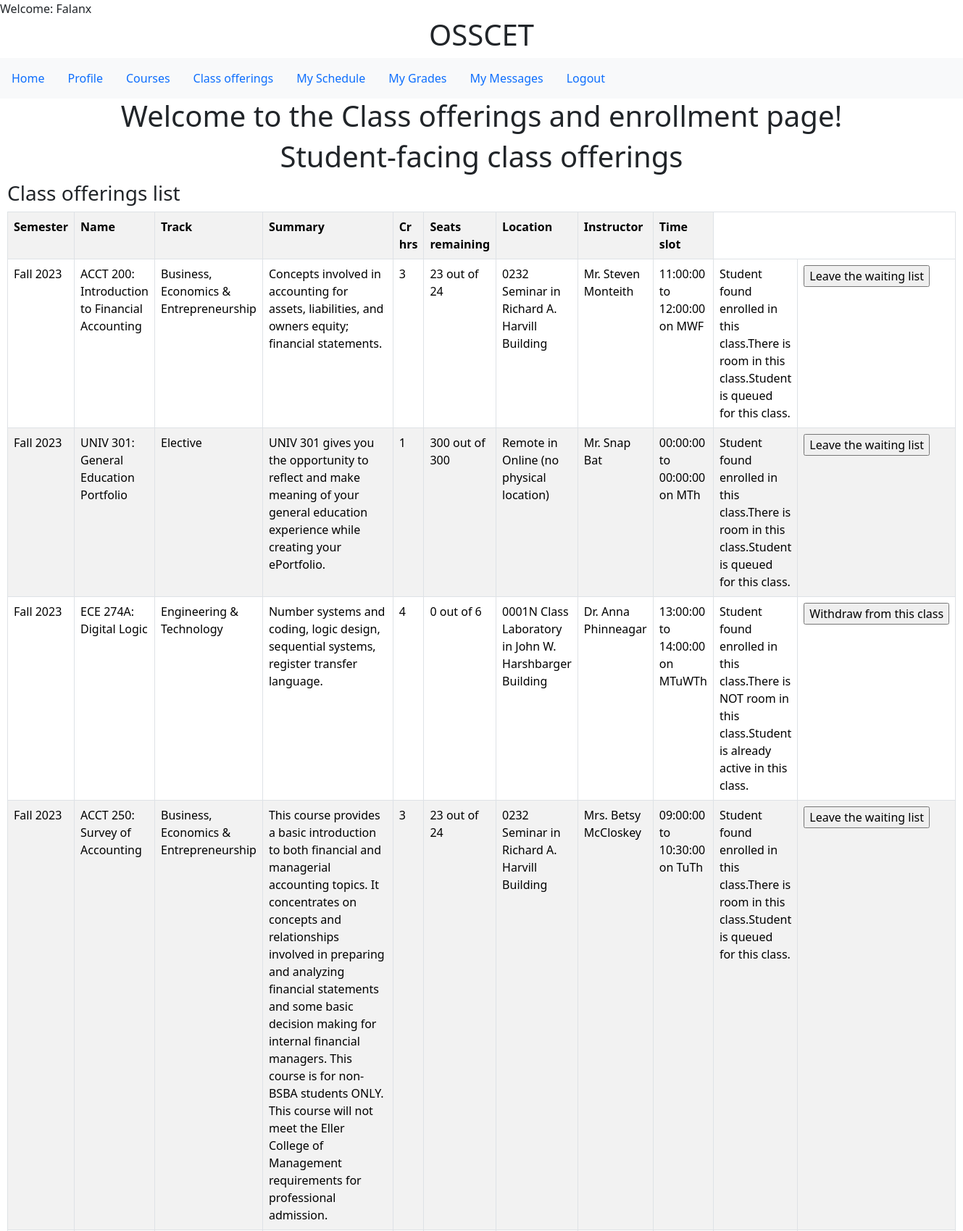
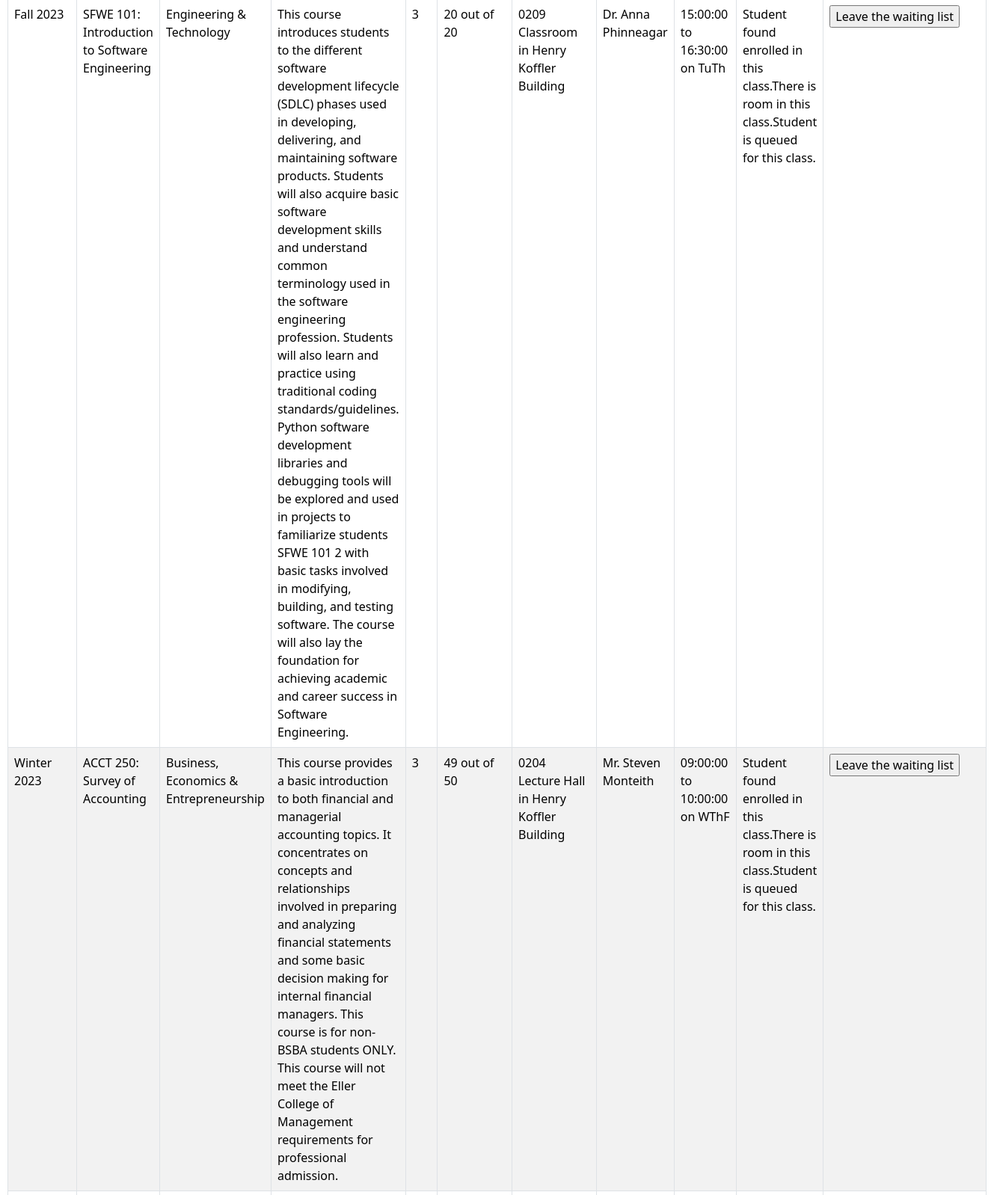
/classes.php (signed in, upper part), run on the app's committed database (2 pictures, top to bottom).
### tables this page shows
CREATE TABLE `offerings` (
  `class_id` bigint(20) NOT NULL,
  `course_id` varchar(10) NOT NULL,
  `teacher_user_id` bigint(20) NOT NULL,
  `room_id` varchar(10) NOT NULL,
  `occupancy` int(11) DEFAULT NULL,
  `vacancies` int(11) DEFAULT NULL,
  `semester_name` varchar(50) NOT NULL,
  `start_time` time DEFAULT NULL,
  `end_time` time DEFAULT NULL,
  `monday` tinyint(1) DEFAULT NULL,
  `tuesday` tinyint(1) DEFAULT NULL,
  `wednesday` tinyint(1) DEFAULT NULL,
  `thursday` tinyint(1) DEFAULT NULL,
  `friday` tinyint(1) DEFAULT NULL,
  `saturday` tinyint(1) DEFAULT NULL,
  `sunday` tinyint(1) DEFAULT NULL
);

CREATE TABLE `semesters` (
  `semester_name` varchar(50) NOT NULL,
  `start_date` date NOT NULL,
  `end_date` date NOT NULL
);

CREATE TABLE `courses` (
  `course_id` varchar(10) NOT NULL,
  `course_name` varchar(100) NOT NULL,
  `summary` varchar(1000) DEFAULT NULL,
  `credits` int(11) NOT NULL,
  `track_id` int(11) NOT NULL,
  `prerequesites` tinyint(1) DEFAULT NULL,
  `default_max_capacity` int(11) DEFAULT NULL
);

CREATE TABLE `subject_tracks` (
  `track_id` int(11) NOT NULL,
  `track_name` varchar(45) NOT NULL
);

CREATE TABLE `rooms` (
  `room_id` varchar(10) NOT NULL,
  `room_name` varchar(45) NOT NULL,
  `building_name` varchar(200) DEFAULT NULL,
  `capacity` int(11) NOT NULL,
  `ada_accessible` tinyint(1) DEFAULT NULL,
  `building_address` varchar(200) DEFAULT NULL
);

CREATE TABLE `teachers` (
  `user_id` int(11) NOT NULL,
  `teacher_id` varchar(20) NOT NULL,
  `password` varchar(45) NOT NULL,
  `role_id` int(11) DEFAULT NULL,
  `email` varchar(45) DEFAULT 'teacher@uagc.edu',
  `phone` varchar(45) DEFAULT '(111)222-3333',
  `prefix` varchar(5) DEFAULT 'Mx.',
  `first_name` varchar(45) NOT NULL,
  `last_name` varchar(45) NOT NULL,
  `ssn` varchar(20) DEFAULT '111-22-3333',
  `hire_date` date NOT NULL DEFAULT current_timestamp(),
  `mailing_address` varchar(500) DEFAULT '1401 University of AZ, Tucson, AZ, 85719',
  `salary` double DEFAULT NULL,
  `bio_summary` varchar(1000) DEFAULT 'This is a placeholder for where your biography/summary should go. It will be shown to students, describing you. Please put it in 3rd person and make sure to include your pronouns.'
);

### classes_student.php (the view, shortened to what this page needs)
<!DOCTYPE html>
<html lang="en">
<head>
</head>
<body>
<div class="container text-center">
<h1>Student-facing class offerings</h1>
</div>
</head>
<body>
    <div class="bs-example">
            <div class="row">
                <div class="col-md-12">
                    <div class="page-header clearfix">
                        <h3 class="pull-left">Class offerings list</h3>
    <?php
    include_once 'db.php';
    if(isset($_POST['search_classes'])){ ?><form method="POST" action="classes.php"><input type="submit" name="see_all" value="See all"></form> <?php } ?>
                    </div>
                    <?php
         $user_id = $_SESSION['user_id'];
                    $result = mysqli_query($conn,"SELECT * FROM offerings
                    INNER JOIN rooms on offerings.room_id=rooms.room_id
                    INNER JOIN teachers ON offerings.teacher_user_id=teachers.user_id
                    INNER JOIN courses ON offerings.course_id=courses.course_id
                    INNER JOIN subject_tracks ON courses.track_id=subject_tracks.track_id
                    INNER JOIN semesters ON offerings.semester_name=semesters.semester_name ORDER BY `start_date`");
               echo "Successfully registered for class!";?>
               <meta http-equiv="refresh" content="0;URL=classes.php" /><?php
                    if ($result->num_rows > 0) {
                    ?>
                      <table class='table table-bordered table-striped'>
                       <th>Semester</th>
                       <th>Name</th>
                       <th>Track</th>
                        <th>Summary</th>
                        <th>Cr hrs</th>
                        <th>Seats remaining</th>
                        <th>Location</th>
                        <th>Instructor</th>
                        <th>Time slot</th>
                    <?php
                    while($row = mysqli_fetch_array($result)) {
                        $teacher_name = $row['prefix'] . ' ' . $row['first_name'] . ' ' . $row['last_name'];
                        $location = $row['room_name'] . ' in ' . $row['building_name'];
                        $class_days = "";
                        if($row['monday'] == 1){$class_days = $class_days . 'M';}
                        if($row['tuesday'] == 1){$class_days = $class_days . 'Tu';}
                        if($row['wednesday'] == 1){$class_days = $class_days . 'W';}
                        if($row['thursday'] == 1){$class_days = $class_days . 'Th';}
                        if($row['friday'] == 1){$class_days = $class_days . 'F';}
                        if($row['saturday'] == 1){$class_days = $class_days . 'Sa';}
                        if($row['sunday'] == 1){$class_days = $class_days . 'Su';}
                        $time_slot = $row['start_time'] . ' to ' . $row['end_time'] . ' on ' . $class_days;
                    ?>
                    <tr>
                        <td><?php echo $row["semester_name"]; ?></td>
                        <td><?php echo $row["course_id"]; echo ': '; echo $row["course_name"]; ?></td>
                        <td><?php echo $row["track_name"]; ?></td>
                        <td><?php echo $row["summary"]; ?></td>
                        <td><?php echo $row["credits"]; ?></td>
                        <td><?php echo $row["vacancies"]; echo " out of "; echo $row["occupancy"]; ?></td>
                        <td><?php echo $location; ?></td>
                        <td><?php echo $teacher_name; ?></td>
                        <td><?php echo $time_slot; ?></td>
                        <td><?php $displayed_class_id = $row["class_id"];
                        if($search_enrollments = $conn->prepare('SELECT * from `enrollment` where `class_id`=? and `user_id`=? and `enrollment_status`="a" or `enrollment_status`="q"')){
                            $search_enrollments->execute([$displayed_class_id, $user_id]);
                            $search_enrollments_result = $search_enrollments->get_result();
                            $enroll_result = mysqli_fetch_array($search_enrollments_result);
                            if($search_enrollments_result->num_rows > 0){$has_enrolled = TRUE;
                            echo "Student found enrolled in this class.";}
                            else{$has_enrolled = FALSE;
                                echo "Student NOT found enrolled in this class.";}
                            if($row["vacancies"] > 0){$class_has_room = TRUE;
                                echo "There is room in this class.";}
                            else{$class_has_room = FALSE;
                                echo "There is NOT room in this class.";}
                            if($enroll_result["enrollment_status"] == 'a'){$enrollment_active = TRUE;
                                echo "Student is already active in this class.";}
                            else{$enrollment_active = FALSE;
                                echo "Student is queued for this class.";}
                        if(($has_enrolled == FALSE) && ($class_has_room == TRUE)){ ?>
                            <td><form method="POST" action="classes.php"><input type="hidden" name="class_id" value="<?php echo $row['class_id'] ?>"><input type="submit" name="enroll" value="Enroll in this class"></form></td>
                             <?php }
                        elseif(($has_enrolled == FALSE) && ($class_has_room == FALSE)){ ?>
                            <td><form method="POST" action="classes.php"><input type="hidden" name="class_id" value="<?php echo $row['class_id'] ?>"><input type="submit" name="enroll" value="Join the waiting list"></form></td>
                             <?php }
                        elseif(($has_enrolled == TRUE) && ($enrollment_active == FALSE)){ ?>
                        <td><form method="POST" action="classes.php"><input type="hidden" name="class_id" value="<?php echo $row['class_id'] ?>"><input type="submit" name="unqueue" value="Leave the waiting list"></form></td>
                        <?php }
                        else { ?>
                        <td><form method="POST" action="classes.php"><input type="hidden" name="class_id" value="<?php echo $row['class_id'] ?>"><input type="submit" name="withdraw" value="Withdraw from this class"></form></td>
                        </td><?php }}
                        ?>
                    </tr>
                    <?php
                    }
                    ?>
                    </table>
                     <?php
                    }
                    else{
                        echo "No results found";
                    }
                    ?>
                </div>
            </div>
    </div>
</body>
</html>

### classes_student.php (style rules this page uses)
.bs-example { margin: 10px; }

### data on the page
offerings: semesters.semester_name "Fall 2023", course.course_id "ACCT 200", course.course_name "Introduction to Financial Accounting", subject_tracks.track_name "Business, Economics & Entrepreneurship", course.summary "Concepts involved in accounting for assets, liabilities, and owners equity; financial statements.", course.credits "3", vacancies "23", occupancy "24", room.building_name "0232 Seminar in Richard A. Harvill Building", teachers.prefix+first_name+last_name "Mr. Steven Monteith", time_slot "11:00:00 to 12:00:00 on MWF", shows "Student found enrolled in this class.", shows "There is room in this class.", shows "Student is queued for this class."
offerings: semesters.semester_name "Fall 2023", course.course_id "UNIV 301", course.course_name "General Education Portfolio", subject_tracks.track_name "Elective", course.summary "UNIV 301 gives you the opportunity to reflect and make meaning of your general education experience while creating your ePortfolio.", course.credits "1", vacancies "300", occupancy "300", room.building_name "Remote in Online (no physical location)", teachers.prefix+first_name+last_name "Mr. Snap Bat", time_slot "00:00:00 to 00:00:00 on MTh", shows "Student found enrolled in this class.", shows "There is room in this class.", shows "Student is queued for this class."
offerings: semesters.semester_name "Fall 2023", course.course_id "ECE 274A", course.course_name "Digital Logic", subject_tracks.track_name "Engineering & Technology", course.summary "Number systems and coding, logic design, sequential systems, register transfer language.", course.credits "4", vacancies "0", occupancy "6", room.building_name "0001N Class Laboratory in John W. Harshbarger Building", teachers.prefix+first_name+last_name "Dr. Anna Phinneagar", time_slot "13:00:00 to 14:00:00 on MTuWTh", shows "Student found enrolled in this class.", shows "There is NOT room in this class.", shows "Student is already active in this class."
offerings: semesters.semester_name "Fall 2023", course.course_id "ACCT 250", course.course_name "Survey of Accounting", subject_tracks.track_name "Business, Economics & Entrepreneurship", course.summary "This course provides a basic introduction to both financial and managerial accounting topics. It concentrates on concepts and relationships involved in preparing and analyzing financial statements and some basic decision making for internal financial managers. This course is for non-BSBA students ONLY. This course will not meet the Eller College of Management requirements for professional admission.", course.credits "3", vacancies "23", occupancy "24", room.building_name "0232 Seminar in Richard A. Harvill Building", teachers.prefix+first_name+last_name "Mrs. Betsy McCloskey", time_slot "09:00:00 to 10:30:00 on TuTh", shows "Student found enrolled in this class.", shows "There is room in this class.", shows "Student is queued for this class."
offerings: semesters.semester_name "Fall 2023", course.course_id "SFWE 101", course.course_name "Introduction to Software Engineering", subject_tracks.track_name "Engineering & Technology", course.summary "This course introduces students to the different software development lifecycle (SDLC) phases used in developing, delivering, and maintaining software products. Students will also acquire basic software development skills and understand common terminology used in the software engineering profession. Students will also learn and practice using traditional coding standards/guidelines. Python software development libraries and debugging tools will be explored and used in projects to familiarize students SFWE 101 2 with basic tasks involved in modifying, building, and testing software. The course will also lay the foundation for achieving academic and career success in Software Engineering.", course.credits "3", vacancies "20", occupancy "20", room.building_name "0209 Classroom in Henry Koffler Building", teachers.prefix+first_name+last_name "Dr. Anna Phinneagar", time_slot "15:00:00 to 16:30:00 on TuTh", shows "Student found enrolled in this class.", shows "There is room in this class.", shows "Student is queued for this class."
offerings: semesters.semester_name "Winter 2023", course.course_id "ACCT 250", course.course_name "Survey of Accounting", subject_tracks.track_name "Business, Economics & Entrepreneurship", course.summary "This course provides a basic introduction to both financial and managerial accounting topics. It concentrates on concepts and relationships involved in preparing and analyzing financial statements and some basic decision making for internal financial managers. This course is for non-BSBA students ONLY. This course will not meet the Eller College of Management requirements for professional admission.", course.credits "3", vacancies "49", occupancy "50", room.building_name "0204 Lecture Hall in Henry Koffler Building", teachers.prefix+first_name+last_name "Mr. Steven Monteith", time_slot "09:00:00 to 10:00:00 on WThF", shows "Student found enrolled in this class.", shows "There is room in this class.", shows "Student is queued for this class."

### other printed values
$_SESSION['username'] "Falanx"
